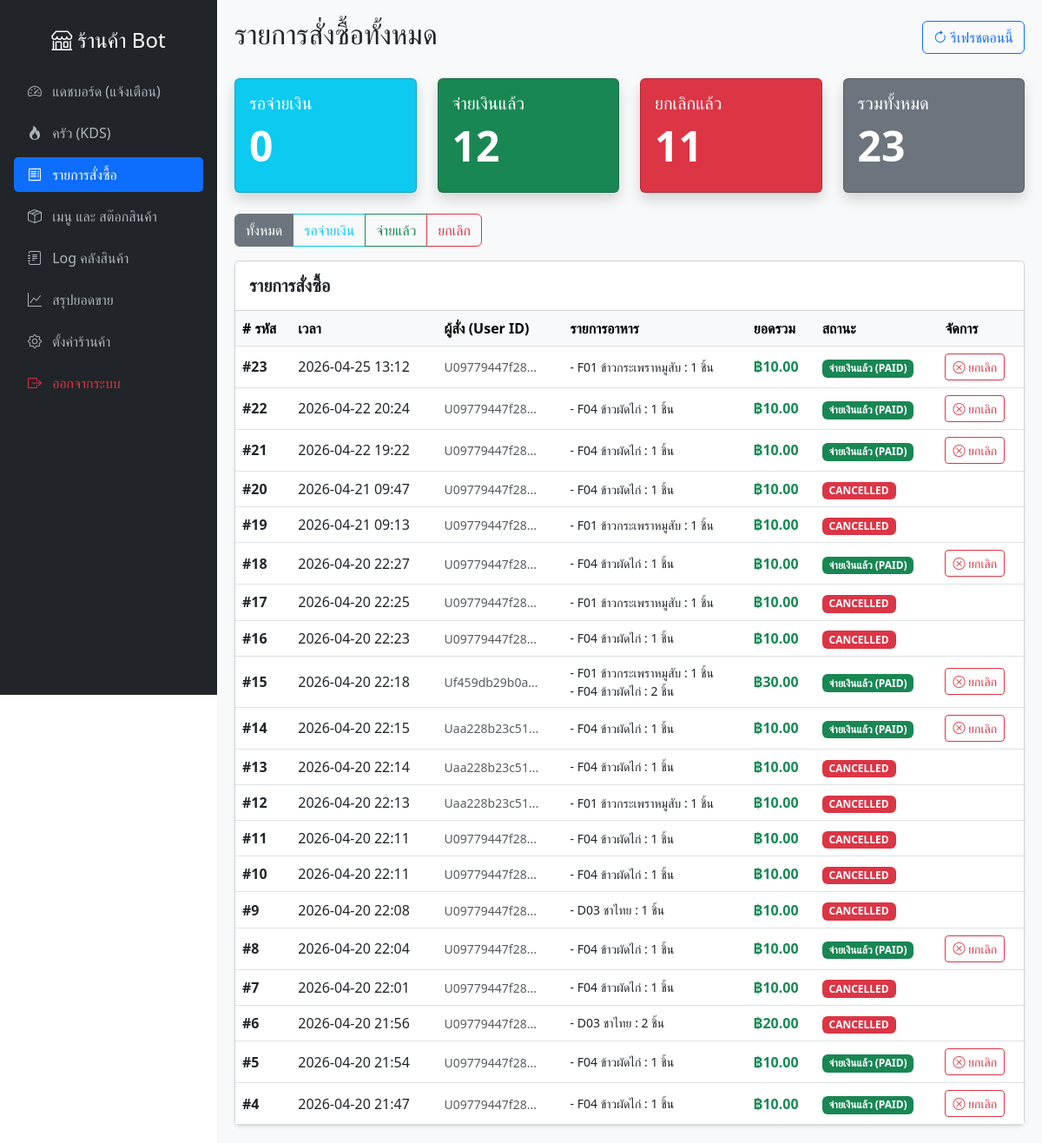
/admin/orders (signed in), run on the app's committed database.
### models.py (models this page shows)
class Order(db.Model):
    id = db.Column(db.Integer, primary_key=True)
    user_id = db.Column(db.String(100), nullable=False)
    total_amount = db.Column(db.Float, nullable=False)
    status = db.Column(db.String(50), default='PENDING') # PENDING, PAID, CANCELLED
    delivery_method = db.Column(db.String(20), nullable=False, default='PICKUP') # PICKUP, DELIVERY
    delivery_note = db.Column(db.String(255), nullable=True)
    slip_image_url = db.Column(db.String(255), nullable=True)
    created_at = db.Column(db.DateTime, default=get_bkk_time)
    items = db.relationship('OrderItem', backref='order', lazy=True)

class OrderItem(db.Model):
    id = db.Column(db.Integer, primary_key=True)
    order_id = db.Column(db.Integer, db.ForeignKey('order.id'), nullable=False)
    product_id = db.Column(db.Integer, db.ForeignKey('product.id'), nullable=False)
    quantity = db.Column(db.Integer, nullable=False)
    price = db.Column(db.Float, nullable=False)
    product = db.relationship('Product')

class Product(db.Model):
    id = db.Column(db.Integer, primary_key=True)
    code = db.Column(db.String(20), unique=True, nullable=False)
    name = db.Column(db.String(100), nullable=False)
    category = db.Column(db.String(50), nullable=False, default='ทั่วไป')
    price = db.Column(db.Float, nullable=False)
    stock = db.Column(db.Integer, default=0)
    image_url = db.Column(db.String(255), nullable=True)
    is_active = db.Column(db.Boolean, default=True)

### app.py (the view)
@app.route("/admin/orders")
def admin_orders():
    all_orders = Order.query.order_by(Order.created_at.desc()).all()
    recent_orders = all_orders[:20]
    refresh_seconds_raw = _get_setting("dashboard_refresh_seconds", "15")
    try:
        refresh_seconds = int(refresh_seconds_raw)
    except ValueError:
        refresh_seconds = 15
    refresh_seconds = min(max(refresh_seconds, 5), 300)
    pending_count = len([o for o in all_orders if o.status == "PENDING"])
    paid_count = len([o for o in all_orders if o.status == "PAID"])
    cancelled_count = len([o for o in all_orders if o.status == "CANCELLED"])
    return render_template(
        "orders.html",
        recent_orders=recent_orders,
        refresh_seconds=refresh_seconds,
        pending_count=pending_count,
        paid_count=paid_count,
        cancelled_count=cancelled_count,
        total_count=len(all_orders),
    )

### app.py (called while the page is built)
@app.context_processor
def inject_line_name_helper():
    return {"line_name": _get_line_display_name}

def _get_setting(key: str, default: str = "") -> str:
    item = db.session.get(Setting, key)
    if item and item.value is not None:
        return item.value
    return default

def _is_admin_authenticated() -> bool:
    return bool(session.get("admin_logged_in"))

@app.before_request
def admin_auth_guard():
    path = request.path or ""
    if not path.startswith("/admin"):
        return None
    if path in {"/admin/login", "/admin/logout", "/admin/forgot-password"}:
        return None
    if _is_admin_authenticated():
        return None
    if path.startswith("/admin/api"):
        return jsonify({"success": False, "error": "Unauthorized"}), 401
    next_url = request.full_path if request.query_string else request.path
    return redirect(url_for("admin_login", next=next_url))

### templates/orders.html (shortened to what this page needs)
{% extends 'base.html' %}
{% block content %}
<div class="d-flex justify-content-between align-items-center mb-4">
    <h2> รายการสั่งซื้อทั้งหมด</h2>
    <button class="btn btn-outline-primary" onclick="location.reload()">
        <i class="bi bi-arrow-clockwise"></i> รีเฟรชตอนนี้
    </button>
</div>
<div class="row mb-4">
    <div class="col-md-3">
        <div class="card bg-info text-white shadow">
            <div class="card-body">
                <h5 class="card-title">รอจ่ายเงิน</h5>
                <h2 class="display-5 fw-bold"><span id="pending-count">{{ pending_count }}</span></h2>
            </div>
        </div>
    </div>
    <div class="col-md-3">
        <div class="card bg-success text-white shadow">
            <div class="card-body">
                <h5 class="card-title">จ่ายเงินแล้ว</h5>
                <h2 class="display-5 fw-bold"><span id="paid-count">{{ paid_count }}</span></h2>
            </div>
        </div>
    </div>
    <div class="col-md-3">
        <div class="card bg-danger text-white shadow">
            <div class="card-body">
                <h5 class="card-title">ยกเลิกแล้ว</h5>
                <h2 class="display-5 fw-bold"><span id="cancelled-count">{{ cancelled_count }}</span></h2>
            </div>
        </div>
    </div>
    <div class="col-md-3">
        <div class="card bg-secondary text-white shadow">
            <div class="card-body">
                <h5 class="card-title">รวมทั้งหมด</h5>
                <h2 class="display-5 fw-bold"><span id="total-count">{{ total_count }}</span></h2>
            </div>
        </div>
    </div>
</div>
<div class="mb-3">
    <div class="btn-group" role="group">
        <label class="btn btn-outline-secondary" for="filter_all">ทั้งหมด</label>
        <label class="btn btn-outline-info" for="filter_pending">รอจ่ายเงิน</label>
        <label class="btn btn-outline-success" for="filter_paid">จ่ายแล้ว</label>
        <label class="btn btn-outline-danger" for="filter_cancelled">ยกเลิก</label>
    </div>
</div>
<div class="card shadow-sm">
    <div class="card-header bg-white py-3">
        <h5 class="mb-0 fw-bold">รายการสั่งซื้อ</h5>
    </div>
    <div class="card-body p-0">
        <div class="table-responsive">
            <table class="table table-hover align-middle mb-0">
                <thead class="table-light">
                    <tr>
                        <th># รหัส</th>
                        <th>เวลา</th>
                        <th>ผู้สั่ง (User ID)</th>
                        <th>รายการอาหาร</th>
                        <th>ยอดรวม</th>
                        <th>สถานะ</th>
                        <th>จัดการ</th>
                    </tr>
                </thead>
                <tbody id="orders-body">
                    {% for order in recent_orders %}
                    <tr data-order-id="{{ order.id }}">
                        <td><strong>#{{ order.id }}</strong></td>
                        <td>{{ order.created_at.strftime('%Y-%m-%d %H:%M') }}</td>
                        <td>
                            <small class="text-muted" title="{{ order.user_id }}">
                                {% if order.user_id|length > 12 %}
                                    {{ order.user_id[:12] }}...
                                {% else %}
                                    {{ order.user_id }}
                                {% endif %}
                            </small>
                        </td>
                        <td>
                            <ul class="list-unstyled mb-0 m-0 p-0" style="font-size: 14px;">
                            {% for item in order.items %}
                                <li>- {{ item.product.code }} {{ item.product.name }} : {{ item.quantity }} ชิ้น</li>
                            {% endfor %}
                            </ul>
                        </td>
                        <td><strong class="text-success">฿{{ "{:,.2f}".format(order.total_amount) }}</strong></td>
                        <td>
                            {% if order.status == 'PAID' %}
                                <span class="badge bg-success">จ่ายเงินแล้ว (PAID)</span>
                            {% elif order.status == 'PENDING' %}
                                <span class="badge bg-info text-dark">รอจ่ายเงิน</span>
                            {% else %}
                                <span class="badge bg-danger">{{ order.status }}</span>
                            {% endif %}
                        </td>
                        <td>
                            {% if order.status != 'CANCELLED' %}
                                <button class="btn btn-sm btn-outline-danger cancel-btn" data-order-id="{{ order.id }}" title="ยกเลิกออเดอร์">
                                    <i class="bi bi-x-circle"></i> ยกเลิก
                                </button>
                            {% endif %}
                        </td>
                    </tr>
                    {% endfor %}
                </tbody>
            </table>
        </div>
    </div>
</div>
{% endblock %}

### data on the page
Order: id "23", created_at "2026-04-25 13:12", user_id "U09779447f28", total_amount "10.00", status "จ่ายเงินแล้ว (PAID)"
OrderItem: product.code "F01", product.name "ข้าวกระเพราหมูสับ", quantity "1"
Order: id "22", created_at "2026-04-22 20:24", user_id "U09779447f28", total_amount "10.00", status "จ่ายเงินแล้ว (PAID)"
OrderItem: product.code "F04", product.name "ข้าวผัดไก่", quantity "1"
Order: id "21", created_at "2026-04-22 19:22", user_id "U09779447f28", total_amount "10.00", status "จ่ายเงินแล้ว (PAID)"
OrderItem: product.code "F04", product.name "ข้าวผัดไก่", quantity "1"
Order: id "20", created_at "2026-04-21 09:47", user_id "U09779447f28", total_amount "10.00", status "CANCELLED"
OrderItem: product.code "F04", product.name "ข้าวผัดไก่", quantity "1"
Order: id "19", created_at "2026-04-21 09:13", user_id "U09779447f28", total_amount "10.00", status "CANCELLED"
OrderItem: product.code "F01", product.name "ข้าวกระเพราหมูสับ", quantity "1"
Order: id "18", created_at "2026-04-20 22:27", user_id "U09779447f28", total_amount "10.00", status "จ่ายเงินแล้ว (PAID)"
OrderItem: product.code "F04", product.name "ข้าวผัดไก่", quantity "1"
Order: id "17", created_at "2026-04-20 22:25", user_id "U09779447f28", total_amount "10.00", status "CANCELLED"
OrderItem: product.code "F01", product.name "ข้าวกระเพราหมูสับ", quantity "1"
Order: id "16", created_at "2026-04-20 22:23", user_id "U09779447f28", total_amount "10.00", status "CANCELLED"
OrderItem: product.code "F04", product.name "ข้าวผัดไก่", quantity "1"
Order: id "15", created_at "2026-04-20 22:18", user_id "Uf459db29b0a", total_amount "30.00", status "จ่ายเงินแล้ว (PAID)"
OrderItem: product.code "F01", product.name "ข้าวกระเพราหมูสับ", quantity "1"
OrderItem: product.code "F04", product.name "ข้าวผัดไก่", quantity "2"
Order: id "14", created_at "2026-04-20 22:15", user_id "Uaa228b23c51", total_amount "10.00", status "จ่ายเงินแล้ว (PAID)"
OrderItem: product.code "F04", product.name "ข้าวผัดไก่", quantity "1"
Order: id "13", created_at "2026-04-20 22:14", user_id "Uaa228b23c51", total_amount "10.00", status "CANCELLED"
OrderItem: product.code "F04", product.name "ข้าวผัดไก่", quantity "1"
Order: id "12", created_at "2026-04-20 22:13", user_id "Uaa228b23c51", total_amount "10.00", status "CANCELLED"
OrderItem: product.code "F01", product.name "ข้าวกระเพราหมูสับ", quantity "1"
Order: id "11", created_at "2026-04-20 22:11", user_id "U09779447f28", total_amount "10.00", status "CANCELLED"
OrderItem: product.code "F04", product.name "ข้าวผัดไก่", quantity "1"
Order: id "10", created_at "2026-04-20 22:11", user_id "U09779447f28", total_amount "10.00", status "CANCELLED"
OrderItem: product.code "F04", product.name "ข้าวผัดไก่", quantity "1"
Order: id "9", created_at "2026-04-20 22:08", user_id "U09779447f28", total_amount "10.00", status "CANCELLED"
OrderItem: product.code "D03", product.name "ชาไทย", quantity "1"
Order: id "8", created_at "2026-04-20 22:04", user_id "U09779447f28", total_amount "10.00", status "จ่ายเงินแล้ว (PAID)"
OrderItem: product.code "F04", product.name "ข้าวผัดไก่", quantity "1"
Order: id "7", created_at "2026-04-20 22:01", user_id "U09779447f28", total_amount "10.00", status "CANCELLED"
OrderItem: product.code "F04", product.name "ข้าวผัดไก่", quantity "1"
Order: id "6", created_at "2026-04-20 21:56", user_id "U09779447f28", total_amount "20.00", status "CANCELLED"
OrderItem: product.code "D03", product.name "ชาไทย", quantity "2"
Order: id "5", created_at "2026-04-20 21:54", user_id "U09779447f28", total_amount "10.00", status "จ่ายเงินแล้ว (PAID)"
OrderItem: product.code "F04", product.name "ข้าวผัดไก่", quantity "1"
Order: id "4", created_at "2026-04-20 21:47", user_id "U09779447f28", total_amount "10.00", status "จ่ายเงินแล้ว (PAID)"
OrderItem: product.code "F04", product.name "ข้าวผัดไก่", quantity "1"

### other printed values
{{ pending_count }} "0"
{{ paid_count }} "12"
{{ cancelled_count }} "11"
{{ total_count }} "23"
